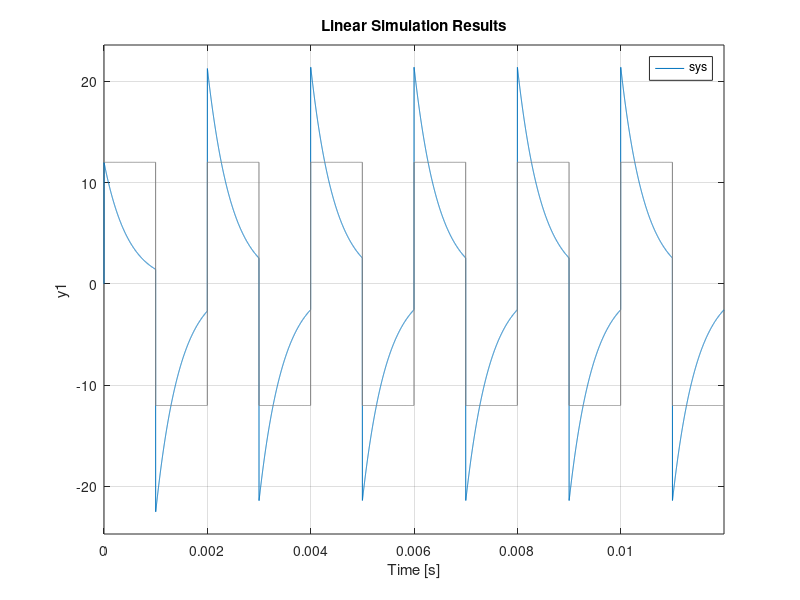

Write the MATLAB code that produced this figure.
% Caso 1. Sistema de dos variables de Estado

A_u= 12;
Fs =1000000 ;
f  = 500;
T  =6*(1/f);
t = 0:1/Fs:T-1/Fs;
c = 50;
u = A_u*square(2*pi*f*t,c);
%con esto ya queda definida la entrada
%Caso 1.1
R = 4.7*10^3;
L = 10*10^-6;
C = 100*10^-9;

% [i, Vc] este es el vector X
% { X_p=AX+BU
% { Y = CX

A = [ -R/L , -1/L ; 1/C , 0 ];
B = [ 1/L ; 0 ];
C = [ R , 0 ] ;% Variando este yo selecciono la salida [R , 0] es salida de la caida de tension de la resistencia
D = [ 0 ];

sys = ss(A, B, C, D);



lsim(sys, u, t);

% plot(t_s, y_s)




